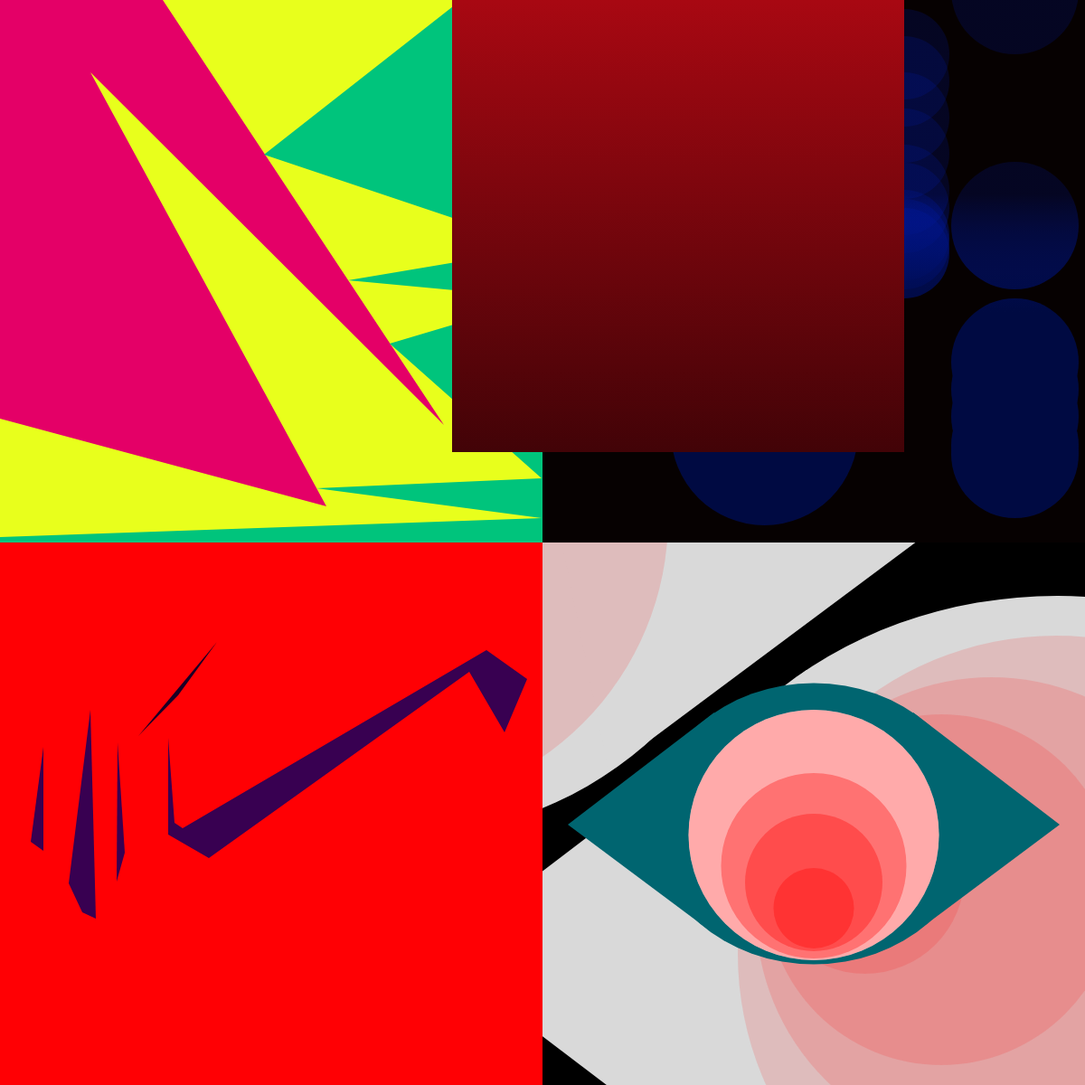
Frame 1 (no input)
Frame 60 (no input): identical to frame 1, image omitted
Frame 120 (the mouse pressed at the canvas centre since frame 60): identical to frame 1, image omitted

The p5.js sketch that drew this single still picture (run headless with seeded random() and noise() and a simulated clock; from frame 60 on, the mouse is pressed at the canvas centre):

// p5.js sketch
// ── sketch.js
function setup() {
  createCanvas(1200, 1200);
}

function draw() {
  background(255);
  noStroke();

 
  // 검정배경


  fill(0);
  beginShape();
  vertex(600, 600);
  vertex(600, 1200);
  vertex(1200,1200);
  vertex(1200, 600);

  endShape(CLOSE);


  // 왼쪽왕눈알
  fill('#D9D9D9');
  ellipse(714+911/2,659+791/2,911,791);

  fill('#D9D9D9');
  beginShape();
  vertex(480, 1055);
  vertex(892, 741);
  vertex(892,1368);

  endShape(CLOSE);


  //왼쪽왕눈알

  fill('#FF000022');
  ellipse(846+221/2,856+221/2,221);

  fill('#FF000022');
  ellipse(847+388/2,790+388/2,388);

  fill('#FF000022');
  ellipse(836+521/2,749+521/2,521);

  fill('#FF000022');
  ellipse(816+704/2,703+704/2,704);



// 오른쪽 왕눈알
  fill('#D9D9D9');
  ellipse(3+832/2,208+722/2,832,722);

  fill('#D9D9D9');
  beginShape();
  vertex(548, 241);
  vertex(1050, 572);
  vertex(673,853);

  endShape(CLOSE);


  //오른쪽 왕눈알

  fill('#FF000022');
  ellipse(96+643/2,251+643/2,643);


 
  // 중간 눈알
  fill('#006570');
  ellipse(900,600+311,358,311);

  fill('#006570');
  beginShape();
  vertex(600+28, 912);
  vertex(790, 788);
  vertex(790,1033);

  endShape(CLOSE);

  fill('#006570');
  beginShape();
  vertex(1010, 788);
  vertex(1172, 912);
  vertex(1010,1033);

  endShape(CLOSE);


  //중간 눈동자

  fill('#FFFFFF');
  ellipse(900,785+277/2,277);

  fill('#FF000055');
  ellipse(900,785+277/2,277);

  fill('#FF000055');
  ellipse(900,855+205/2,205);

  fill('#FF000055');
  ellipse(900,900+152/2,152);

  fill('#FF000055');
  ellipse(900,960+89/2,89);


   // 기쁨배경
  

  fill('#E8FF1C');
  beginShape();
  vertex(0, 0);
  vertex(600, 0);
  vertex(600,600);
  vertex(0, 600);
  endShape(CLOSE);

  fill('#E40067');
  beginShape();
  vertex(0,0);
  vertex(180, 0);
  vertex(491, 470);
  vertex(100, 80);
  vertex(361,560);
  vertex(0, 463);
  vertex(0, 0);
  endShape(CLOSE);

  fill('#00C47C');
  beginShape();
  vertex(510,0);
  vertex(292, 171);
  vertex(599, 274);
  vertex(385, 310);
  vertex(599,330);
  vertex(431, 380);
  vertex(599, 529);
  vertex(350, 540);
  vertex(599, 573);
  vertex(0, 594);
  vertex(0, 600);
  vertex(600, 600);
  vertex(600, 0);
  endShape(CLOSE);


	// 슬픔배경
  fill('#060101');
  beginShape();
  vertex(600, 0);
  vertex(1200, 0);
  vertex(1200,600);
  vertex(600, 600);

  endShape(CLOSE);

  let gradient1=drawingContext.createLinearGradient(674,345,674,215);
  gradient1.addColorStop(0,'#000A42');
  gradient1.addColorStop(1,'#0019A833');


  drawingContext.fillStyle=gradient1
  ellipse(608+128/2,264+10+131/2,131);

 drawingContext.fillStyle=gradient1
  ellipse(608+128/2,224+10+131/2,131);


 drawingContext.fillStyle=gradient1
  ellipse(608+128/2,184+10+131/2,131);


  drawingContext.fillStyle=gradient1
  ellipse(608+128/2,144+10+131/2,131);

  let gradient2=drawingContext.createLinearGradient(674,345,674,215);
  gradient2.addColorStop(0,'#000A42');
  gradient2.addColorStop(1,'#0019A833');


  drawingContext.fillStyle=gradient2
  ellipse(742+207/2,374+207/2,207);

  drawingContext.fillStyle=gradient2
  ellipse(742+207/2,297+207/2,207);

  drawingContext.fillStyle=gradient2
  ellipse(742+207/2,137+207/2,207);

  drawingContext.fillStyle=gradient2
  ellipse(742+207/2,-11+207/2,207);



  let gradient3=drawingContext.createLinearGradient(674,345,674,215);
  gradient3.addColorStop(0,'#000A42');
  gradient3.addColorStop(1,'#0019A833');


  drawingContext.fillStyle=gradient3
  ellipse(950+100/2,230+100/2,100);

  drawingContext.fillStyle=gradient3
  ellipse(950+100/2,220+100/2,100);

   drawingContext.fillStyle=gradient3
  ellipse(950+100/2,210+100/2,100);

   drawingContext.fillStyle=gradient3
  ellipse(950+100/2,180+100/2,100);

  drawingContext.fillStyle=gradient3
  ellipse(950+100/2,160+100/2,100);

  drawingContext.fillStyle=gradient3
  ellipse(950+100/2,120+100/2,100);

  drawingContext.fillStyle=gradient3
  ellipse(950+100/2,80+100/2,100);

  drawingContext.fillStyle=gradient3
  ellipse(950+100/2,40+100/2,100);

  drawingContext.fillStyle=gradient3
  ellipse(950+100/2,10+100/2,100);



  let gradient4=drawingContext.createLinearGradient(674,345,674,215);
  gradient4.addColorStop(0,'#000A42');
  gradient4.addColorStop(1,'#0019A833');


  drawingContext.fillStyle=gradient4
  ellipse(1052+141/2,432+141/2,141);

  drawingContext.fillStyle=gradient4
  ellipse(1052+141/2,422+141/2,141);

  drawingContext.fillStyle=gradient4
  ellipse(1052+141/2,390+141/2,141);

  drawingContext.fillStyle=gradient4
  ellipse(1052+141/2,360+141/2,141);

   drawingContext.fillStyle=gradient4
  ellipse(1052+141/2,330+141/2,141);



  drawingContext.fillStyle=gradient4
  ellipse(1052+141/2,-81+141/2,141);

  drawingContext.fillStyle=gradient4
  ellipse(1052+141/2,179+141/2,141);
  




	// 노여움배경
  fill('#FF0004');
  beginShape();
  vertex(0, 600);
  vertex(600, 600);
  vertex(600,1200);
  vertex(0, 1200);

  endShape(CLOSE);

  //fill('#380051');
  //beginShape();
  //vertex(0, 600);
  //vertex(0, 691);
  //vertex(600,691);
  //vertex(600, 600);

  //endShape(CLOSE);

  //fill('#380051');
  //beginShape();
  //vertex(0, 1034);
  //vertex(0, 1200);
  //vertex(600,1200);
  //vertex(600,1034);
  //endShape(CLOSE);


 let gradientfear=drawingContext.createLinearGradient(750,0,750,500);
  gradientfear.addColorStop(0,'#A80812');
  gradientfear.addColorStop(1,'#420307');
 

  drawingContext.fillStyle=gradientfear
  rect(500,0,500,500);



  //1
  fill('#380051');
  beginShape();
  vertex(48,826);
  vertex(34, 931);
  vertex(48, 941);
  endShape(CLOSE);

  //2
  fill('#380051');
  beginShape();
  vertex(100,785);
  vertex(76, 977);
  vertex(91, 1009);
  vertex(106, 1016);
  endShape(CLOSE);

  //3
  fill('#380051');
  beginShape();
  vertex(130,821);
  vertex(129, 975);
  vertex(138, 943);
  endShape(CLOSE);
  
 //4
  fill('#380051');
  beginShape();
  vertex(186,816);
  vertex(186, 923);
  vertex(231, 949);
  vertex(519, 743);
  vertex(558,810);
  vertex(583, 751);
  vertex(538, 719);
  vertex(202, 916);
  vertex(193, 910);
  endShape(CLOSE);

   //5
  fill('#1A0026');
  beginShape();
  vertex(240,710);
  vertex(197, 769);
  vertex(153, 814);
  endShape(CLOSE);



}
